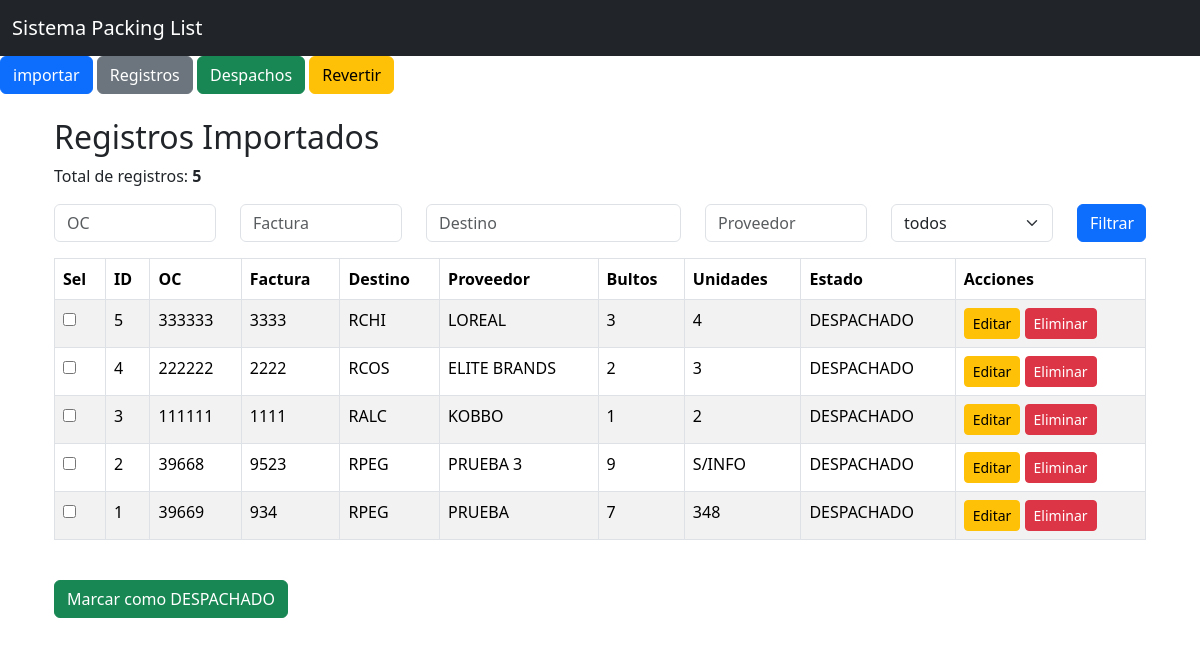
Page /registros on the earlier database version.
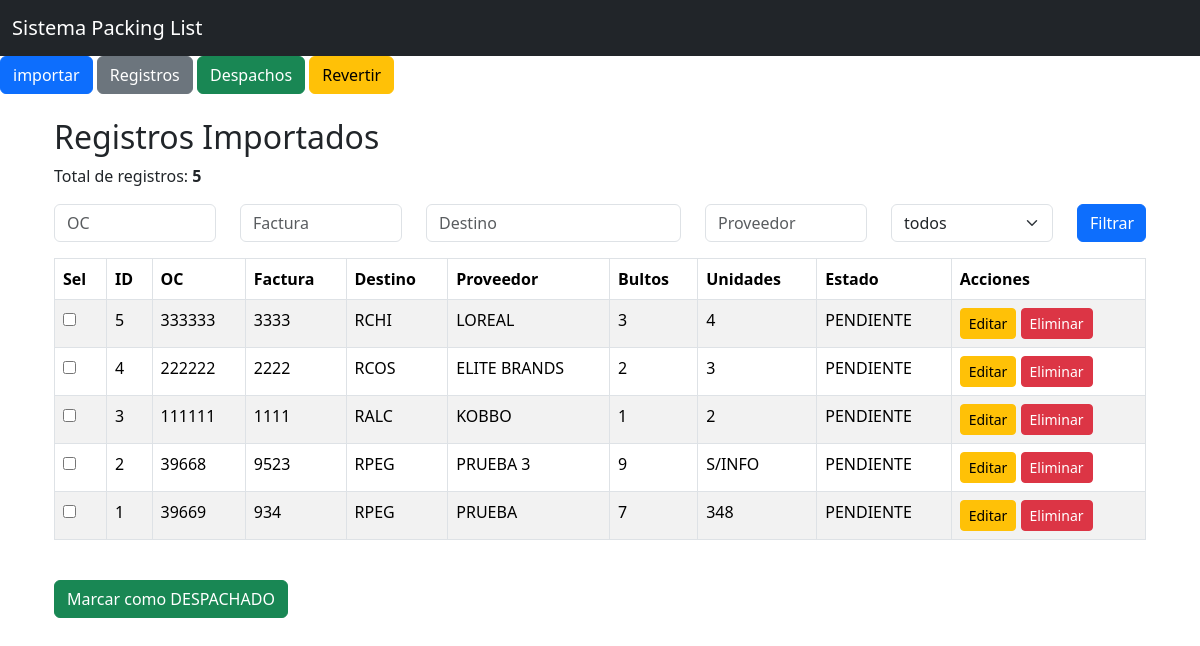
Same page on the later database version.
### models.py (models this page shows)
class Consolidado(db.Model):
    __tablename__ = "consolidado"
    id = db.Column(db.Integer, primary_key=True)
    oc = db.Column(db.String(50))
    factura = db.Column(db.String(50))
    destino = db.Column(db.String(20), nullable=False)
    proveedor = db.Column(db.String(150))
    bultos = db.Column(db.Integer, nullable=False)
    unidades = db.Column(db.String(50), nullable=False)
    tipo_carga = db.Column(db.String(50), nullable=False, default="NACIONAL")
    etiqueta = db.Column(db.String(150))
    observacion = db.Column(db.String(500))
    estado = db.Column(db.String(20), nullable=False, default="PENDIENTE")
    origen_archivo = db.Column(db.String(50), nullable=False)
    nombre_archivo = db.Column(db.String(255))
    fecha_carga = db.Column(db.DateTime)
    eliminado = db.Column(db.Boolean, nullable=False, default=False)
    fecha_eliminacion = db.Column(db.DateTime)
    fecha_despacho = db.Column(db.DateTime)

### app.py (the view)
@app.route("/registros")
def registros():
    oc = request.args.get("oc", "")
    factura = request.args.get("factura", "")
    destino = request.args.get("destino", "")
    proveedor = request.args.get("proveedor", "")
    estado = request.args.get("estado", "")
    consulta = Consolidado.query.filter_by(eliminado=False)
    if oc:
        consulta = consulta.filter(Consolidado.oc.contains(oc))
    if factura:
        consulta = consulta.filter(Consolidado.factura.contains(factura))
    if destino:
        consulta = consulta.filter(Consolidado.destino.contains(destino))
    if proveedor:
        consulta = consulta.filter(Consolidado.proveedor.contains(proveedor))
    if estado:
        consulta = consulta.filter(Consolidado.estado.contains(estado))
    registros = consulta.order_by(Consolidado.id.desc()).all()
    return render_template(
        "registros.html",
        registros=registros,
        oc=oc,
        factura=factura,
        destino=destino,
        proveedor=proveedor,
        estado=estado,
    )

### templates/registros.html (shortened to what this page needs)
{% extends "base.html" %}
{% block contenido %}
<div class="container mt-4">
    <h2>Registros Importados</h2>
    <p>
        Total de registros:
        <b>{{ registros|length }}</b>
    </p>
    <form method="get" class="mb-3">
        <div class="row">
            <div class="col-md-2">
                <input type="text" name="oc" class="form-control" placeholder="OC" value="{{ oc }}">
            </div>
            <div class="col-md-2">
                <input type="text" name="factura" class="form-control" placeholder="Factura" value="{{ factura }}">
            </div>
            <div class="col-md-3">
                <input type="text" name="destino" class="form-control" placeholder="Destino" value="{{ destino }}">
            </div>
            <div class="col-md-2">
                <input type="text" name="proveedor" class="form-control" placeholder="Proveedor" value="{{ proveedor }}">
            </div>
            <div class="col-md-2">
                <select name="estado" class="form-select">
                    <option value="">todos</option>
                </select>
            </div>
            <div class="col-md-1">
                <button type="submit" class="btn btn-primary w-100">Filtrar</button>
            </div>
        </div>
    </form>
    <form method="POST" action="/actualizar_estado">
    <table class="table table-striped table-bordered">
        <thead>
            <tr>
                <th>Sel</th>
                <th>ID</th>
                <th>OC</th>
                <th>Factura</th>
                <th>Destino</th>
                <th>Proveedor</th>
                <th>Bultos</th>
                <th>Unidades</th>
                <th>Estado</th>
                <th>Acciones</th>
            </tr>
        </thead>
        <tbody>
            {% for registro in registros %}
            <tr>
                <td><input type="checkbox" name="ids" value="{{ registro.id }}"></td>
                <td>{{ registro.id }}</td>
                <td>{{ registro.oc }}</td>
                <td>{{ registro.factura }}</td>
                <td>{{ registro.destino }}</td>
                <td>{{ registro.proveedor }}</td>
                <td>{{ registro.bultos }}</td>
                <td>{{ registro.unidades }}</td>
                <td>{{ registro.estado }}</td>
                <td>
                    <a href="/editar/{{ registro.id }}" class="btn btn-warning btn-sm">Editar</a>
                    <a href="/eliminar/{{ registro.id }}" class="btn btn-danger btn-sm" onclick="return confirm('¿Estás seguro de que quieres eliminar este registro?')">Eliminar</a>
                </td>
            </tr>
            {% endfor %}
        </tbody>
    </table>
    <br>
    <button type="submit" class="btn btn-success">Marcar como DESPACHADO</button>
    </form>
</div>
{% endblock %}

### templates/base.html (shortened to what this page needs)
<!DOCTYPE html>
<html lang="es">
<head>
    <link
        href="https://cdn.jsdelivr.net/npm/bootstrap@5.3.3/dist/css/bootstrap.min.css" rel="stylesheet">
</head>
<body>
<nav class="navbar navbar-dark bg-dark">
    <div class="container-fluid">
        <span class="navbar-brand">
            Sistema Packing List
        </span>
    </div>
</nav>
<div class="mb-3">
    <a href="/importar" class="btn btn-primary">importar</a>
    <a href="/registros" class="btn btn-secondary">Registros</a>
    <a href="/despachos" class="btn btn-success">Despachos</a>
    <a href="/revertir_despachos" class="btn btn-warning">Revertir</a>
</div>
<div class="container mt-4">
    {% block contenido %}
    {% endblock %}
</div>
</body>
</html>

Differences in the rows shown:
changed Consolidado "RCHI": estado "DESPACHADO" → "PENDIENTE"
changed Consolidado "RCOS": estado "DESPACHADO" → "PENDIENTE"
changed Consolidado "RALC": estado "DESPACHADO" → "PENDIENTE"
changed Consolidado "PRUEBA 3": estado "DESPACHADO" → "PENDIENTE"
changed Consolidado "PRUEBA": estado "DESPACHADO" → "PENDIENTE"
